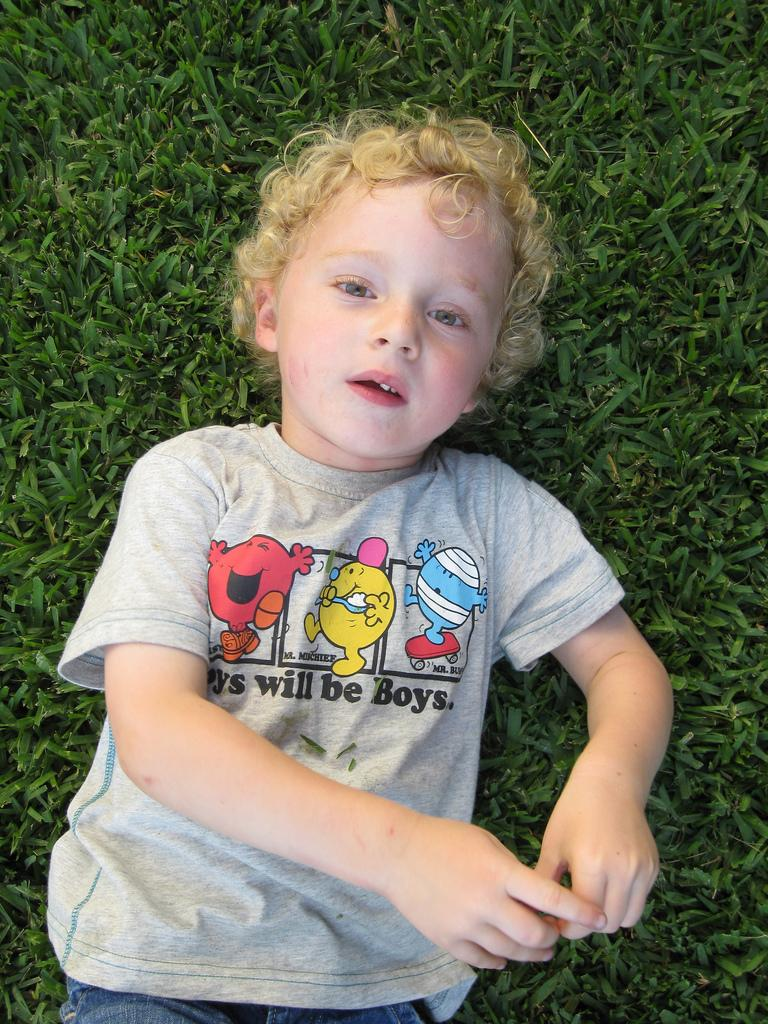
#> input picture source/hands_bounding_utils/dataset/images/Poselet_186.jpg, 768 x 1024 px, found by its file name
$ python utils.py
#> lines starting #> are read from the running program, lines starting #| are printed output that depends on the picture
### source/data/naming.py
# THIS CLASS EXISTS BECAUSE PATH RESOLUTION IS A MESS

# unused imports are intended to unify the naming files
# about data naming conventions and defines

# if any new naming path convention is needed, just:
#   1) Notify the group
#   2) Add it here
#       2.1) Add its RESOURCES DIRECTORY DEFINITION (currently around line 35)
#       2.2) Add its BASE DIRECTORY-RELATIVE PATH (currently around line 200)
#       2.3) Optionally add MODEL NAME CONVENTIONS (currently around line 270)
#   3) Use everywhere the path functions you just added and expect everybody to do the same
import os
import re
from library.utils.deprecation import deprecated_class

def __robust_respath_search():
    """
    Resolve the path for resources from anywhere in the code.
    :return: The real path of the resources
    """
    curpath = os.path.realpath(__file__)
    basepath = curpath
    while os.path.split(basepath)[1] != 'source':
        newpath = os.path.split(basepath)[0]
        if newpath == basepath:
            print("ERROR: unable to find source from path " + curpath)
            break
        basepath = os.path.split(basepath)[0]
    return os.path.join(os.path.split(basepath)[0], "resources")


# ######### RESOURCES DIRECTORIES DEFINITION ###########

RESPATH = __robust_respath_search()
TBFOLDER = "tbdata"
MODELSFOLDER = "models"
CROPPERSFOLDER = os.path.join(MODELSFOLDER, "croppers")
JLOCATORSFOLDER = os.path.join(MODELSFOLDER, "jlocators")
DATASETSFOLDER = "datasets"
CROPSDATAFOLDER = os.path.join(DATASETSFOLDER, "crops")
JOINTSDATAFOLDER = os.path.join(DATASETSFOLDER, "joints")
PALMBACKFOLDER = os.path.join(DATASETSFOLDER, "palmback")
JSONHANDSFOLDER = os.path.join(DATASETSFOLDER, "jsonhands")

# #################### DATASET-COMPONENT DEFINES ###############

# ### DEPRECATED ###
TRAIN_IN = 'TRAIN_IN'
TRAIN_TARGET = 'TRAIN_TARGET'
TRAIN_TARGET2 = 'TRAIN_TARGET2'
VALID_IN = 'VALID_IN'
VALID_TARGET = 'VALID_TARGET'
VALID_TARGET2 = 'VALID_TARGET2'
GENERIC_IN = 'GENERIC_IN'
GENERIC_TARGET = 'GENERIC_TARGET'
GENERIC_TARGET2 = 'GENERIC_TARGET2'


class NameGenerator:
    """
    This class generates names with a fixed pattern to be able to identify
    back at any moment the names it generated.
    Useful to standardize cross-code dependencies (ex: model definition to training dictionary)
    """
    def __init__(self, prefix, separator):
        self.prefix = prefix
        self.separator = separator
        self.regex = re.compile("^%s%s(?P<key>.*)" % (self.prefix, self.separator))

    def __call__(self, iden):
        """
        Produce a name from the fixed pattern
        :param iden: any kind of identifier. If int, pads up to 4 digits to enable sorting.
        :return: a name uniquely identified by iden, following the pattern from self
        """
        if isinstance(iden, int):
            return "%s%s%04d" % (self.prefix, self.separator, iden)
        return "%s%s%s" % (self.prefix, self.separator, iden)

    def __getitem__(self, item):
        return self(item)

    def filter(self, names):
        return [name for name in names if re.match(pattern=self.regex,
                                                   string=name)]

    # [15 lines left out: function reverse, not called in this run]


# network input-output conventions

# This NameGenerator should be used to specify all inputs in a Model
# you can use any kind of identifier to name the component
# ex:
#
# inputs = keras.layers.Input(input_shape=(None, None, 3), name=IN(0))
# side_inputs = keras.Input(input_shape=(21,), name=IN(1))
#
# At the end they must be the inputs of the final Model.
# All of them must be named with IN
IN = NameGenerator(prefix='IN',
                   separator='_')

# This NameGenerator should be used to specify all outputs in a Model
# you can use any kind of identifier to name the component
# ex:
#
# out = keras.layers.Conv2D(filters=1,
#                           kernel_size=[1, 1],
#                           activation='sigmoid',
#                           name=OUT(0))(act7)
# secondary_output = keras.layers.Dense(units=1,
#                                       activation='sigmoid',
#                                       use_bias=True,
#                                       name=OUT('pb_class')(x)
#
# At the end they must be the outputs of the final Model.
# All of them must be named with OUT
OUT = NameGenerator(prefix='OUT',
                    separator='_')

# This NameGenerator is intended to refer to the runtime outputs of a Model
# Use it to refer to runtime dynamic computations in contrapposition with OUT
# that holds the corresponding target outputs.
NET_OUT = NameGenerator(prefix='NETOUT',
                        separator='_')

CROPPER = 'cropper'
JLOCATOR = 'jlocator'
RAND = 'RAND'
SEQUENTIAL = 'SEQ'

def resources_path(*paths):
    """
    Very base function for resources path management.
    Return the complete path from resources given a sequence of directories
    eventually terminated by a file, and makes all necessary subdirectories
    :param paths: a sequence of paths to be joined starting from the base of resources
    :return: the complete path from resources (all necessary directories are created)
    """
    p = os.path.join(RESPATH, *paths)
    if os.path.splitext(p)[1] != '':
        basep = os.path.split(p)[0]
    else:
        basep = p
    os.makedirs(basep, exist_ok=True)
    return p

# ############################## BASE DIRECTORY-RELATIVE PATHS ###############


# [117 lines left out: functions tensorboard_path, models_path, croppers_path, joint_locators_path, datasets_path, crops_path and 7 more, not called in this run]

# ############################## LEGACY #########################################
# This stuff was designed ages ago... please don't use it


@deprecated_class(alternative=resources_path)
class PathManager:
    """
    This class automatically finds the project root folder at instantiation. It is used
    to resolve the resources folder regardless of the current running path.
    """
    def __init__(self):
        self.__res_path = RESPATH

    def resources_path(self, path):
        return os.path.join(self.__res_path, path)


# [20 lines left out: function list_files, not called in this run]


# [6 lines that do not run on import are left out]

### source/library/utils/deprecation.py
from library.utils.logging import log, WARNINGS
import types

STD_DEPRECATED_CLASS_MSG = "Class %s has been deprecated. Please do not use it."
STD_DEPRECATED_FUNC_MSG = "Function %s has been deprecated. Please do not use it."
DEPRECATED_ALTERNATIVE_FORMAT_GENERIC_ALT = "Use %s instead"
DEPRECATED_ALTERNATIVE_FORMAT_FUNC_ALT = "Call %s instead"


def deprecated_class(cla=None, *, message=STD_DEPRECATED_CLASS_MSG,
                     alternative=None):
    def _class_deco(cl):
        class dep(cl):
            # [14 lines left out: function __init__, not called in this run]

        return dep
    if cla is None:
        return _class_deco
    return _class_deco(cla)


def deprecated_fun(fun=None, *, message=STD_DEPRECATED_FUNC_MSG,
                     alternative=None):
    def _fun_deco(f):
        # [14 lines left out: function dep, not called in this run]

        return dep
    if fun is None:
        return _fun_deco
    return _fun_deco(fun)


@deprecated_class
class foo:
    def __init__(self):
        print("foo!")

    def pri(self):
        print("fofofofofo")

# [4 lines left out: function funfoo, not called in this run]

# [4 lines that do not run on import are left out]

### source/data/datasets/crop/utils.py
import numpy as np
import timeit as time
from scipy import io as scio
from os import path as os_p
from skimage import io as sio
import matplotlib.pyplot as mplt
import math
from data.naming import resources_path


# ################### READING FILES ###########################


def read_image(path):
    """opens the image at the given path and returns its numpy version"""
    return np.array(sio.imread(path))
#> returned value is the input picture: shape (1024, 768, 3); mean R, G, B 109.1, 110.8, 90.3


def save_image(path, image):
    sio.imsave(path, image)


def __read_mat_hand_bounding(path, structasrecord=True):
    """opens & reads the .mat file at the specified path and returns the present structures"""
    return np.squeeze(np.array(scio.loadmat(path, struct_as_record=structasrecord)['boxes']))


def __read_mat_egohands(path):
    return scio.loadmat(path)['coords']


# [333 lines left out: functions __get_points_list_from_boxes_structures_hand_mat, __read_coords_from_mat_file, __get_bounds, __copy_area, cropimage, crop_from_coords and 14 more, not called in this run]


if __name__ == '__main__':
    imagep = resources_path("hands_bounding_dataset", "hands_dataset", "train", "images", "Poselet_186.jpg")
    matp = resources_path("hands_bounding_dataset", "hands_dataset", "train", "annotations", "Poselet_186.mat")
    image1 = read_image(imagep)
    showimage(image1)
    # showimages(cropimage(imagep, matp))
    heatmap1 = get_heatmap_from_mat(image1, matp)
#> (reads source/hands_bounding_utils/Poselet_186.mat from the repository)
#> in get_heatmap_from_coords, `image_height = len(image)`: image_height = 1024
#> in get_heatmap_from_coords, `image_width = len(image[0])`: image_width = 768
#> in get_heatmap_from_coords, `heatmap_height = int(math.ceil(image_height // heigth_shrink_rate))`: heatmap_height = 102
#> in get_heatmap_from_coords, `heatmap_width = int(math.ceil(image_width // width_shrink_rate))`: heatmap_width = 76
#> after the loop in get_heatmap_from_coords, `for coord in coords:`:
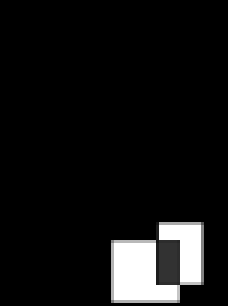
#> heatmap: shape (102, 76) float64 (shown 3 times larger); min 0, max 1, mean 0.0723
    showimage(heatmap_to_rgb(heatmap1))
    # showimages(get_crops_from_heatmap(image1, heatmap1, enlarge=0.2))


    def timetest():
        get_crops_from_heatmap(image1, heatmap1, precision=0.7)
#> after the loop in __get_coords_from_heatmap, `for i in range(heatmap.shape[0]):`: bounds = [[75, 94, 53, 66], [80, 99, 37, 59]]; bounds_not = []; coords = [[[75, 53], [75, 66], [94, 53], [94, 66]], [[80, 37], [80, 59], [99, 37], [99, 59]]]; coords_not = []
#> the loop in get_crops_from_heatmap, `for coord in coords:` made 2 passes
#> pass 1, in crop_from_coords, `cropped_image = __copy_area(image, up, down, left, right)`:
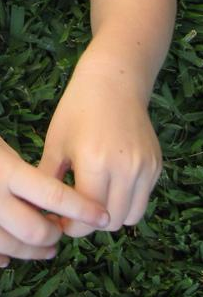
#> cropped_image: shape (297, 203, 3); mean R, G, B 111.2, 100.2, 78.1
#> pass 2, in crop_from_coords (call 2), `cropped_image = __copy_area(image, up, down, left, right)`:
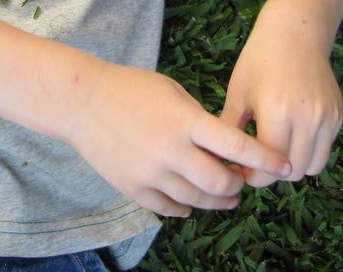
#> cropped_image: shape (272, 343, 3); mean R, G, B 146.5, 133.8, 120.7
#> after the loop in get_crops_from_heatmap, `for coord in coords:`: crops = 2 items


    print(time.timeit(stmt=timetest, number=1))
